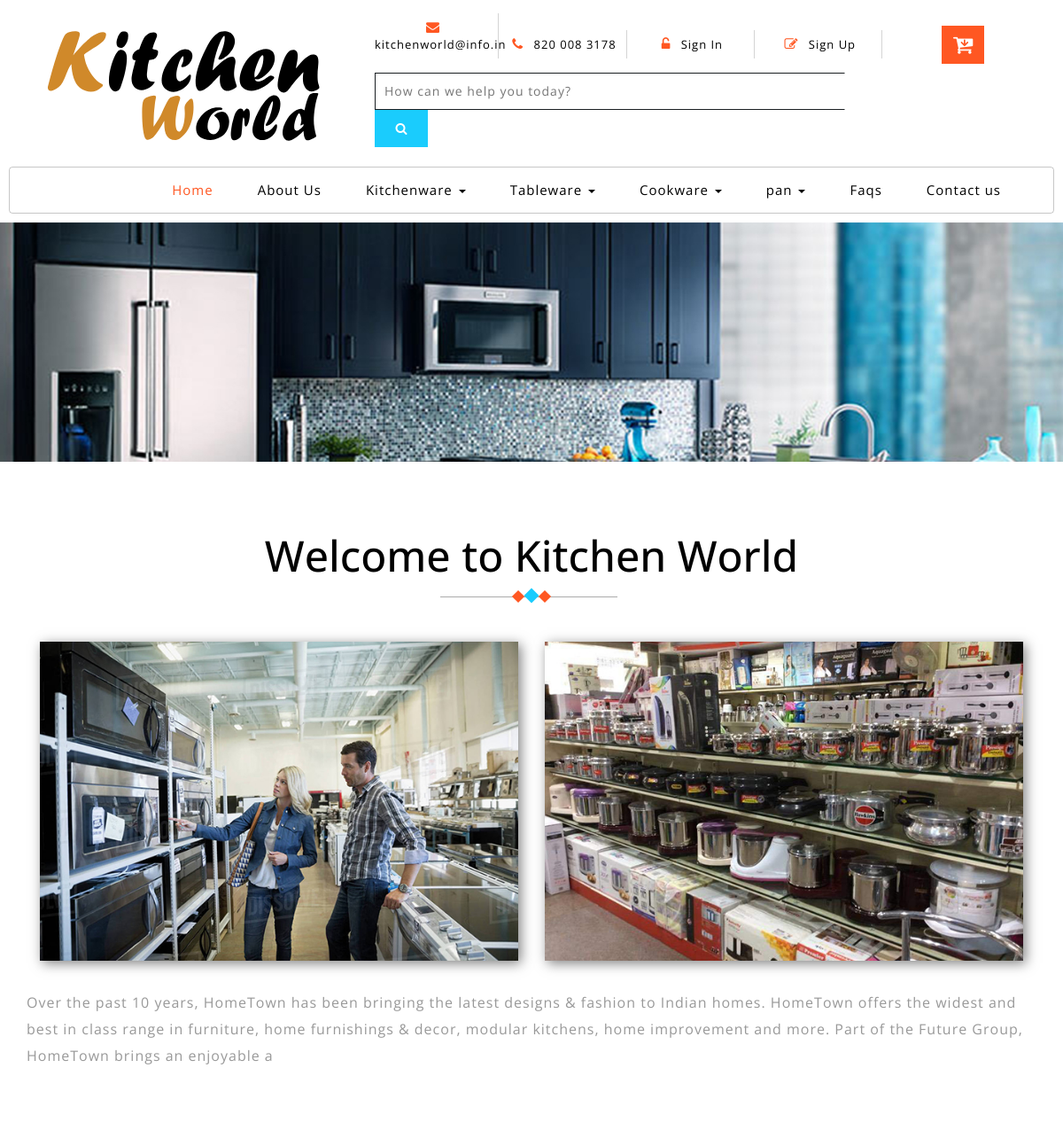
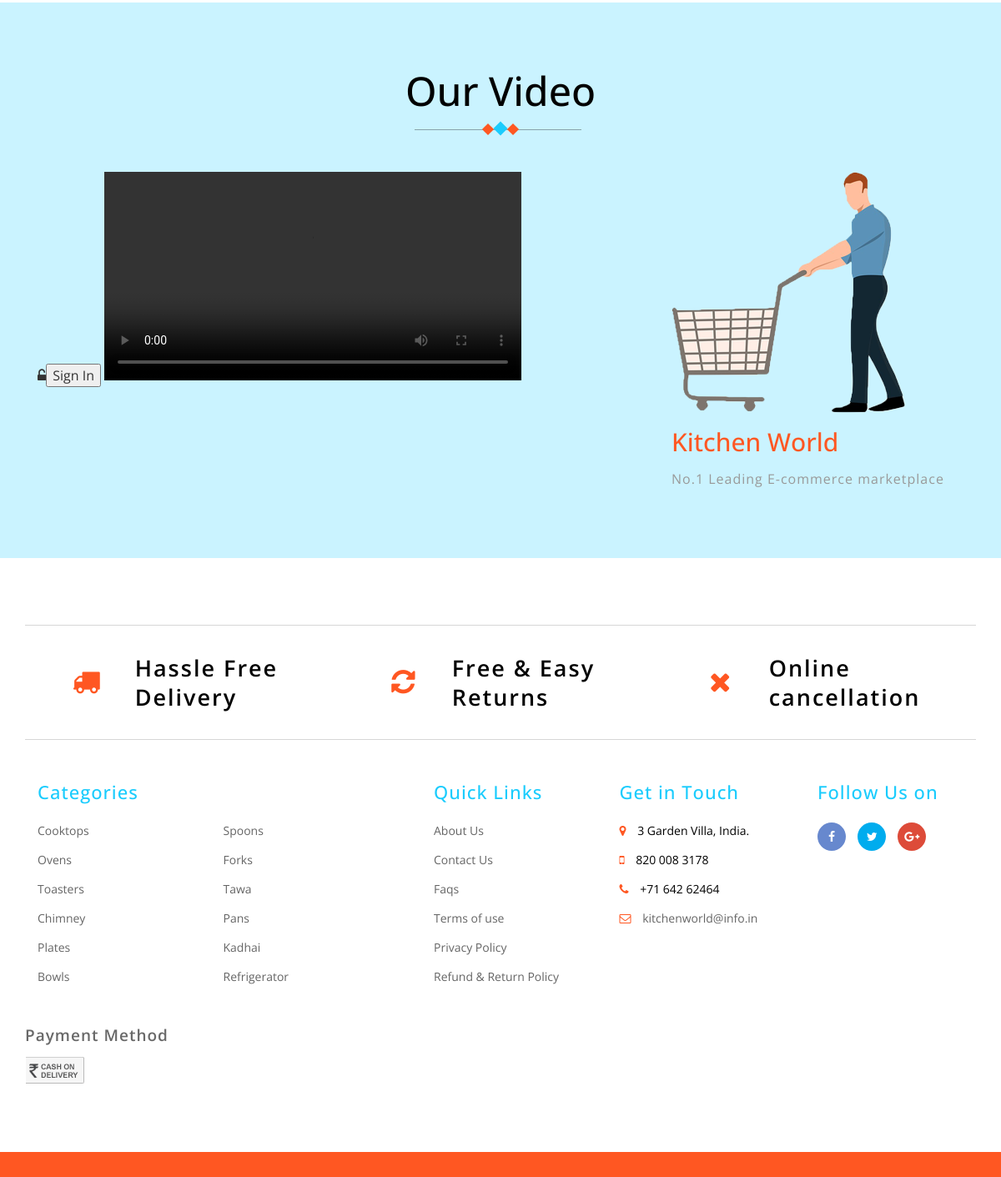
Page /about.php on the committed database (2 pictures, top to bottom).
### tables this page shows
CREATE TABLE `category` (
  `c_id` int(30) NOT NULL,
  `c_name` varchar(250) NOT NULL
);

CREATE TABLE `about` (
  `id` int(30) NOT NULL,
  `detail` varchar(300) NOT NULL,
  `image` varchar(250) NOT NULL
);

### web/about.php (the view, shortened to what this page needs)
 <?php include('header.php'); ?>
	<div class="page-head_agile_info_w3l">
	</div>
	<div class="welcome">
		<div class="container">
			<h3 class="tittle-w3l">Welcome to Kitchen World
				<span class="heading-style">
					<i></i>
					<i></i>
					<i></i>
				</span>
			</h3>
			<div class="w3l-welcome-info">
				<div class="col-sm-6 col-xs-6 welcome-grids">
					<div class="welcome-img">
						<img src="images/about.jpg" class="img-responsive zoom-img" alt="">
					</div>
				</div>
				<div class="col-sm-6 col-xs-6 welcome-grids">
					<div class="welcome-img">
						<img src="images/about2.jpg" class="img-responsive zoom-img" alt="">
					</div>
				</div>
				<div class="clearfix"> </div>
			</div>
			<div class="w3l-welcome-text">
				 <?php
				         $sql=mysqli_query($conn,"SELECT * FROM `about`");
						 $row=mysqli_fetch_array($sql)
						 ?>
                		<p><?php echo $row['detail']?></p>
						 </div>
		</div>
	</div>
	<div class="about">
		<div class="container">
			<h3 class="tittle-w3l">Our Video
				<span class="heading-style">
					<i></i>
					<i></i>
					<i></i>
				</span>
			</h3>
			<div class="about-tp">
				<div class="col-md-8 about-agileits-w3layouts-left">
				 <?php
				 if($page_owner=='')
				 {?>
								<span class="fa fa-unlock-alt" aria-hidden="true"></span><button data-toggle="modal" data-target="#myModal1"> Sign In</button> </a>
						<video width='500px',height="500px" controls>
                             <source src=".mp4" type="video/mp4"></video>
				  <?php }
				 else{?>
					<iframe src="https://player.vimeo.com/vide"></iframe>
				 <?php }?>
				</div>
				<div class="col-md-4 about-agileits-w3layouts-right">
					<div class="img-video-about">
						<img src="images/videoimg2.png" alt="">
					</div>
					<h4>Kitchen World</h4>
					<p>No.1 Leading E-commerce marketplace </p>
				</div>
			</div>
		</div>
	</div>
 <?php include('footer.php');?>
</body>
</html>

### web/header.php (shortened to what this page needs)
<?php
include('session.php');
if(isset($_SESSION['email'])){
	$page_owner=$_SESSION['email'];
} else {
	$page_owner='';
	$quee=mysqli_query($conn,"SELECT * FROM visitore");
	while($fetch=mysqli_fetch_assoc($quee))
	{
		$update=$fetch['visitore_store'];
		$timepass =$update+1;
		mysqli_query($conn,"UPDATE `visitore` SET  `visitore_store`='$timepass'");
		$timepass++;}
	}
	?>
	<!DOCTYPE html>
	<html lang="zxx">
	<head>
		<link href="css/bootstrap.css" rel="stylesheet" type="text/css" media="all" />
		<link href="css/style.css" rel="stylesheet" type="text/css" media="all" />
		<link href="css/font-awesome.css" rel="stylesheet">
		<link href="css/popuo-box.css" rel="stylesheet" type="text/css" media="all" />
		<link rel="stylesheet" type="text/css" href="css/jquery-ui1.css">
	</head>
<body >
<div class="header-bot " >
  <div class="header-bot_inner_wthreeinfo_header_mid" >
         <div class="col-md-4 logo_agile">
	            <img src="images/logo.svg" alt="">
		 </div>
	      <div class="col-md-8 header" >
		       <ul>
			       <li>
							<a href="mailto:KitchenWorld@info.in" >
								<span class="fa fa-envelope" aria-hidden="true"></span> kitchenworld@info.in</a>
			       </li>
			       <li>
								<span class="fa fa-phone" aria-hidden="true"></span> 820 008 3178
				   </li>
				   <?php
				   if($page_owner=='')
				   { ?>
				   <li>
							<a href="#" data-toggle="modal" data-target="#myModal1">
								<span class="fa fa-unlock-alt" aria-hidden="true"></span> Sign In </a>
				   </li>
				    <li>
								<a href="#" data-toggle="modal" data-target="#myModal2">
									<span class="fa fa-pencil-square-o" aria-hidden="true"></span> Sign Up </a>
					</li>
					<?php } ?>
								<div class="top_nav_right">
									<div class="wthreecartaits wthreecartaits2 cart cart box_1">
										<form action="checkout.php" method="post" class="last">
											<button class="w3view-cart" type="submit" name="submit" value="">
											<i class="fa fa-cart-arrow-down" aria-hidden="true"></i>
											</button>
										</form>
									</div>
								</div>
		       </ul>
						<div class="agileits_search">
							<form onsubmit="return false">
								<input name="Search" type="text"  placeholder="How can we help you today?" id='g_search' required="" autocomplete="off" >
								<button type="submit" name="submit" class="btn btn-default" aria-label="Left Align"   id='opens'>
								   <span class="fa fa-search" aria-hidden="true"> </span>
								</button>
							</form>
						 </div>
	     </div>
  </div>
</div>
                                  <div class="ban-top" >
										<div class="container">
											<div class="top_nav_left">
												<nav class="navbar navbar-default">
													<div class="container-fluid">
													<div class="collapse navbar-collapse menu--shylock" id="bs-example-navbar-collapse-1">
														<ul class="nav navbar-nav menu__list">
															<li class="active">
																<a class="nav-stylehead" href="index.php">Home
																</a>
															</li>
															<li class="">
																<a class="nav-stylehead" href="about.php">About Us</a>
															</li>
													<?php $chkcat=mysqli_query($conn,"SELECT * FROM `category`");
													while ($row=mysqli_fetch_assoc($chkcat)) {?>
														 <li class="dropdown">
															   <a href="index.php" class="dropdown-toggle nav-stylehead" data-toggle="dropdown" role="button" aria-haspopup="true" aria-expanded="false"><?php echo $row['c_name']; ?>
																	<span class="caret"></span>
																</a>
															</li>
														<?php } ?>
														<li class="">
															<a class="nav-stylehead" href="faqs.php">Faqs</a>
														</li>
														<li class="">
															<a class="nav-stylehead" href="contact.php">Contact us</a>
														</li>
													</ul>
												</div>
											</div>
										</nav>
									</div>
								</div>
							</div>

### rows in the picture
category: c_name "Kitchenware"
category: c_name "Tableware"
category: c_name "Cookware"
category: c_name "pan"
about: detail "Over the past 10 years, HomeTown has been bringing the latest designs & fashion to Indian homes. HomeTown offers the widest and best in class range in furniture, home furnishings & decor, modular kitchens, home improvement and more. Part of the Future Group, HomeTown brings an enjoyable a"
